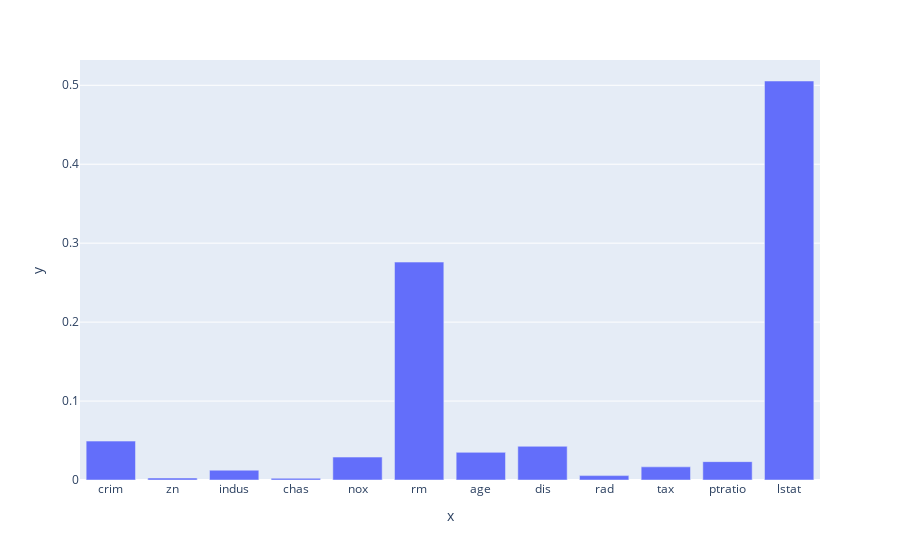

The notebook cell this image was saved under:
### Markdown cell above
### Random forest regression tree

This uses `feature_importances_`, so you can make the plot exactly like you would for the regression tree model.

### Code cell
px.bar(x= (X.columns),y= (randomForestRegressionTree.feature_importances_))

#<xml xmlns="https://developers.google.com/blockly/xml"><variables><variable id="+yh,Zg{hON]zy6D~.rH#">px</variable><variable id="_z/H/tTnOYS1Lla2~;*0">X</variable><variable id="Mvcq+P(afE9x6R@bF+6B">randomForestRegressionTree</variable></variables><block type="varDoMethod" id="XntGzn~qa18Ik6_`_)X8" x="0" y="0"><mutation items="2"></mutation><field name="VAR" id="+yh,Zg{hON]zy6D~.rH#">px</field><field name="MEMBER">bar</field><data>px:bar</data><value name="ADD0"><block type="valueOutputCodeBlock" id="$ALMI7MUyW+_ndPYFX`6"><field name="CODE">x=</field><value name="INPUT"><block type="varGetProperty" id="]eR#Z1Q-Y.)v*wPlm%=h"><field name="VAR" id="_z/H/tTnOYS1Lla2~;*0">X</field><field name="MEMBER">columns</field><data>X:columns</data></block></value></block></value><value name="ADD1"><block type="valueOutputCodeBlock" id="3YVNFcVDtd*X{0Sg{6Oc"><field name="CODE">y=</field><value name="INPUT"><block type="varGetProperty" id="@z94kf*yvYscV2]OHY$,"><field name="VAR" id="Mvcq+P(afE9x6R@bF+6B">randomForestRegressionTree</field><field name="MEMBER">feature_importances_</field><data>randomForestRegressionTree:feature_importances_</data></block></value></block></value></block></xml>

### Figure 1 — Plotly figure (JSON) as saved in the notebook; plotly's stock layout.template omitted (floating-point values rounded to 4 significant figures)
{"data": [{"hovertemplate": "x=%{x}<br>y=%{y}<extra></extra>", "legendgroup": "", "marker": {"color": "#636efa", "pattern": {"shape": ""}}, "name": "", "orientation": "v", "showlegend": false, "textposition": "auto", "type": "bar", "x": ["crim", "zn", "indus", "chas", "nox", "rm", "age", "dis", "rad", "tax", "ptratio", "lstat"], "xaxis": "x", "y": [0.04928, 0.002477, 0.01244, 0.002138, 0.02903, 0.2761, 0.035, 0.04267, 0.005565, 0.01665, 0.02326, 0.5054], "yaxis": "y"}], "layout": {"barmode": "relative", "legend": {"tracegroupgap": 0}, "margin": {"t": 60}, "xaxis": {"anchor": "y", "domain": [0, 1], "title": {"text": "x"}}, "yaxis": {"anchor": "x", "domain": [0, 1], "title": {"text": "y"}}}}
